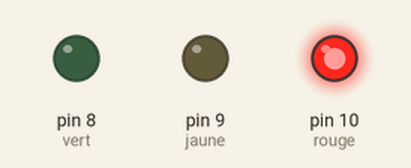
Simulated run of this sketch. Board: Arduino Uno, built with avr-gcc and run on an emulated ATmega328P. Shown: output pins drawn as LEDs (lit = HIGH).

Above: at 0.2 s.
At 1.1 s:
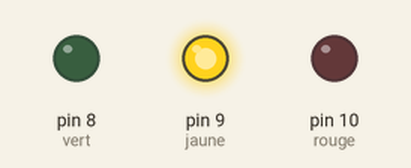
At 1.9 s:
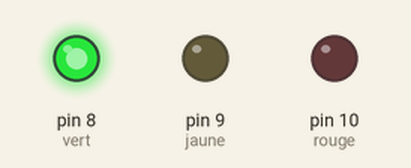
Timing chart, 0 to 3.0 s (numbered marks = the images above):
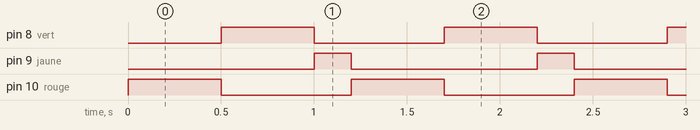

Measured:
- by itself, pin 8 (vert), pin 10 (rouge): alternates HIGH for 0.50 s and LOW for 0.70 s
- by itself, pin 9 (jaune): alternates HIGH for 0.20 s and LOW for 1.0 s
- by itself, everything shown: repeats every 1.2 s, in 3 steps

The sketch:

P1.ino
```cpp
int rouge = 10;
int jaune = 9;
int vert = 8;

void setup() {
  pinMode(rouge, OUTPUT);
  pinMode(jaune, OUTPUT);
  pinMode(vert, OUTPUT);
}

void loop() {
  digitalWrite(rouge, HIGH);
  delay(500);

  digitalWrite(vert, HIGH);
  digitalWrite(rouge, LOW);
  delay(500);

  digitalWrite(jaune, HIGH);
  digitalWrite(vert, LOW);
  delay(200);

  digitalWrite(9, LOW);
}
```
